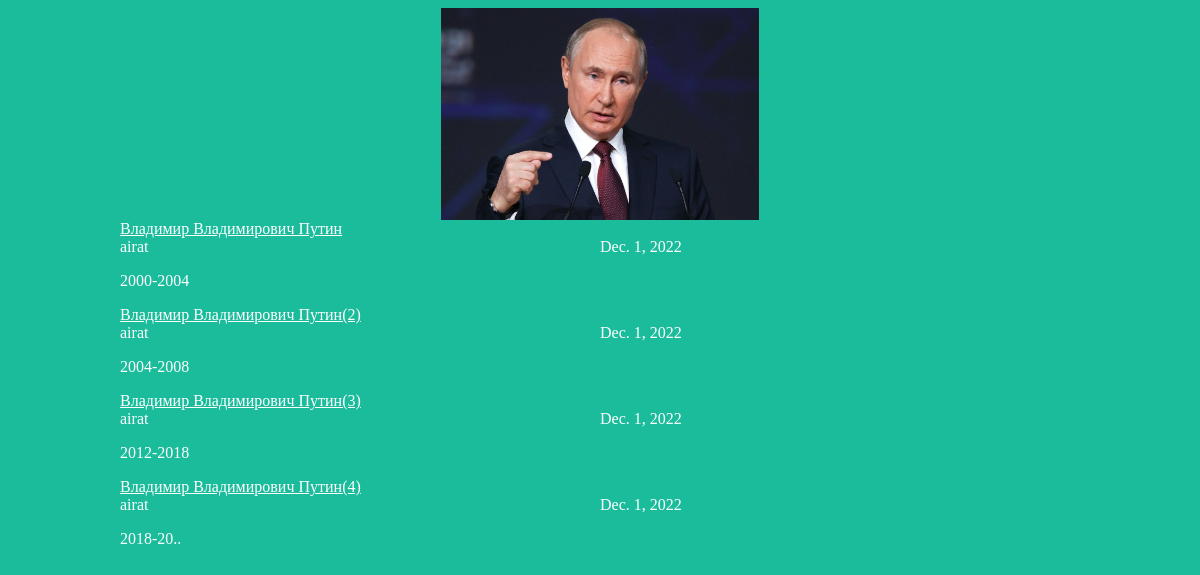
The page / on the database its author committed.
### articles/models.py (models this page shows, shortened)
class Article(models.Model):
    title = models.CharField(max_length=200)
    author = models.ForeignKey(User, on_delete=models.CASCADE)
    text = models.TextField()
    created_date = models.DateField(auto_now_add=True)
    def get_excerpt(self):
        return self.text[:140] + "..." if len(self.text) > 140 else self.text

### articles/views.py (the view)
# urls.py: path('', views.archive, name='blog'),
def archive(request):
    return render(request, 'archive.html', {"posts": Article.objects.all()})

### articles/templates/archive.html (shortened to what this page needs)
<!DOCTYPE html>
<html>
<head>
    <link rel="stylesheet" href="{{ STATIC_URL}}/static/archive.css">
</head>
<body>
    <div class="header">
        <img src="{{ STATIC_URL }}/static/putin.jpg"/>
    </div>
    <div class="archive">
        {% for post in posts %}
        <div class="one-post">
            <a class="post-title" href="article/{{ post.id }}">{{ post.title }}</a>
            <div class="article-info">
                <div class="article-author">{{ post.author.username }}</div>
                <div class="article-created- date">{{ post.created_date }}</div>
            </div>
            <p class="article-text">{{ post.get_excerpt }}</p>
        </div>
        {% endfor %}
    </div>
</body>
</html>

### articles/static/archive.css (style rules this page uses)
body { background: #1abc9c; font-family: Tahoma; color: #ffffff; }
.header img { display: block; width: 318px; margin-left: auto; margin-right: auto; }
.archive { width: 960px; margin-left: auto; margin-right: auto; }
.article-author { width: 50%; float: left; }
a:link, a:visited, a:active, a:focus { color: #ffffff; }

### rows shown on the page
Article: title "Владимир Владимирович Путин", author.username "airat", created_date "Dec. 1, 2022", get_excerpt "2000-2004"
Article: title "Владимир Владимирович Путин(2)", author.username "airat", created_date "Dec. 1, 2022", get_excerpt "2004-2008"
Article: title "Владимир Владимирович Путин(3)", author.username "airat", created_date "Dec. 1, 2022", get_excerpt "2012-2018"
Article: title "Владимир Владимирович Путин(4)", author.username "airat", created_date "Dec. 1, 2022", get_excerpt "2018-20.."
